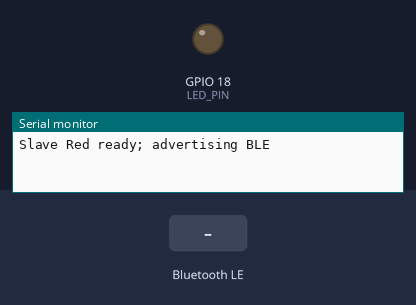
The sketch below on a simulated ESP32. Shown: output pins drawn as LEDs (lit = HIGH), the last lines printed to the serial monitor. The inputs (shaded band) are chosen by the test bench. Nothing arrives over Bluetooth unless stated; a phone connects over Bluetooth LE 3 s after start.

Above: at 2.2 s.
2.3 s: Bluetooth LE write "ON" received
At 3.4 s:
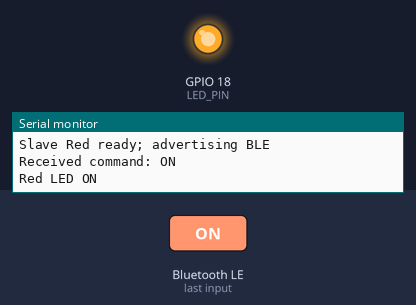
3.8 s: Bluetooth LE write "OFF" received
At 4.5 s:
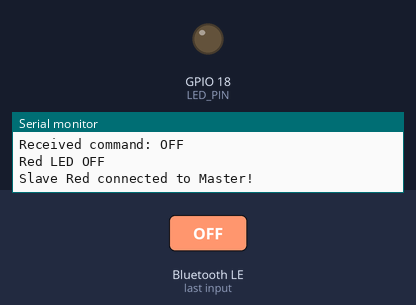
Timing chart, 0 to 6.8 s (numbered marks = the images above; inputs shaded):
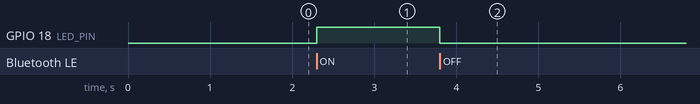

Measured:
- after the input at 2.3 s, GPIO 18 (LED_PIN): LOW → HIGH at once
- after the input at 3.8 s, GPIO 18 (LED_PIN): HIGH → LOW at once

The sketch:

Slave_Red.ino
```cpp
#include "setup.h"

void setup() {
  Serial.begin(115200);
  delay(1000);

  setupSlave();
}

void loop() {
  // BLE commands are handled automatically by callbacks
}
```

setup.cpp
```cpp
#include "setup.h"

// ---------- Command handler ----------
void CommandCallbacks::onWrite(BLECharacteristic *characteristic) {
  auto command = characteristic->getValue();

  Serial.print("Received command: ");
  Serial.println(command.c_str());

  // Turn LED 1 ON
  if (command == "ON") {
    digitalWrite(LED_PIN, HIGH);
    Serial.println("Red LED ON");
  }
  // Turn LED 1 OFF
  else if (command == "OFF") {
    digitalWrite(LED_PIN, LOW);
    Serial.println("Red LED OFF");
  }
}

// ---------- Connection handler ----------
void ServerCallbacks::onConnect(BLEServer *server) {
  Serial.println("Slave Red connected to Master!");
}

void ServerCallbacks::onDisconnect(BLEServer *server) {
  Serial.println("Slave Red disconnected!");

  // Restart advertising so the Master can reconnect
  BLEDevice::startAdvertising();

  Serial.println("Slave Red advertising restarted!");
}

// ---------- Setup ----------
void setupSlave() {
  // Configure Red LED
  pinMode(LED_PIN, OUTPUT);

  // Keep LED OFF at startup
  digitalWrite(LED_PIN, LOW);

  // Initialize BLE Slave Red
  BLEDevice::init("ESP32 SLAVE Red");

  // Create BLE Server
  BLEServer *server = BLEDevice::createServer();
  server->setCallbacks(new ServerCallbacks());

  // Create BLE Service
  BLEService *service = server->createService(SERVICE_UUID);

  // Create writable Characteristic
  BLECharacteristic *characteristic =
      service->createCharacteristic(
          CHARACTERISTIC_UUID,
          BLECharacteristic::PROPERTY_WRITE
      );

  // Assign command handler
  characteristic->setCallbacks(new CommandCallbacks());

  // Start BLE Service
  service->start();

  // Configure and start advertising
  BLEAdvertising *advertising = BLEDevice::getAdvertising();
  advertising->addServiceUUID(SERVICE_UUID);
  advertising->start();

  Serial.println("Slave Red ready; advertising BLE");
}
```

setup.h
```cpp
#ifndef SETUP_H
#define SETUP_H

#include <Arduino.h>
#include <BLEDevice.h>
#include <BLEServer.h>
#include <BLEUtils.h>

// Shared BLE UUIDs
#define SERVICE_UUID        "ec8817e4-164d-4c5e-8f2f-9b238a1b4e23"
#define CHARACTERISTIC_UUID "e70df770-9853-4704-bd6d-d18b3f8dfdb3"

// LED connected to GPIO 18
#define LED_PIN 18

// Handle commands received from the Master
class CommandCallbacks : public BLECharacteristicCallbacks {
public:
  void onWrite(BLECharacteristic *characteristic) override;
};

// Handle BLE connection and disconnection
class ServerCallbacks : public BLEServerCallbacks {
public:
  void onConnect(BLEServer *server) override;
  void onDisconnect(BLEServer *server) override;
};

// Sets up the LED and BLE
void setupSlave();

#endif
```
